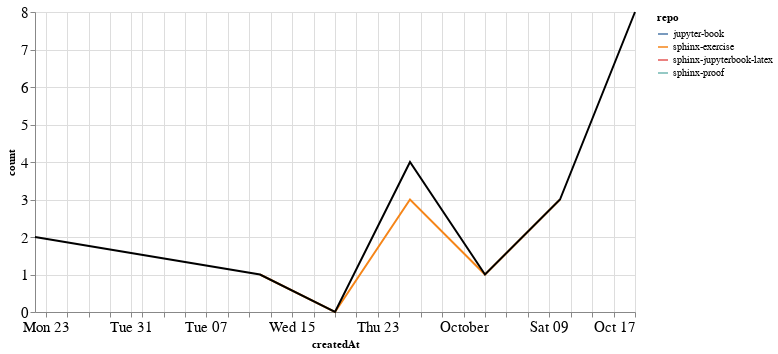

This figure's notebook cell:
### Markdown cell above
### Comments

### Code cell
comments_time = comments.groupby('repo').resample('W', on='createdAt').count()['author'].reset_index()
comments_time = comments_time.rename(columns={'author': 'count'})
comments_time_total = comments_time.groupby('createdAt').agg({"count": "sum"}).reset_index()
ch1 = alt.Chart(comments_time, width=600).mark_line().encode(
    x='createdAt',
    y='count',
    color='repo',
    tooltip="repo"
)

ch2 = alt.Chart(comments_time_total, width=600).mark_line(color="black").encode(
    x='createdAt',
    y='count',
)

ch1 + ch2

### Figure 1 — Vega-Lite specification as saved in the notebook (floating-point values rounded to 4 significant figures)
{"config": {"axisLeft": {"labelFontSize": 15}, "axisBottom": {"labelFontSize": 15}}, "layer": [{"data": {"name": "data-555ca9eaf1e6e0dfe7ca45fdabfab9e1"}, "mark": "line", "encoding": {"color": {"type": "nominal", "field": "repo"}, "tooltip": {"type": "nominal", "field": "repo"}, "x": {"type": "temporal", "field": "createdAt"}, "y": {"type": "quantitative", "field": "count"}}, "width": 600}, {"data": {"name": "data-ffb3beba6efd02b1623f04a024c69700"}, "mark": {"type": "line", "color": "black"}, "encoding": {"x": {"type": "temporal", "field": "createdAt"}, "y": {"type": "quantitative", "field": "count"}}, "width": 600}], "$schema": "https://vega.github.io/schema/vega-lite/v4.8.1.json", "datasets": {"data-555ca9eaf1e6e0dfe7ca45fdabfab9e1": [{"repo": "jupyter-book", "createdAt": "2021-10-17T00:00:00", "count": 8}, {"repo": "sphinx-exercise", "createdAt": "2021-09-12T00:00:00", "count": 1}, {"repo": "sphinx-exercise", "createdAt": "2021-09-19T00:00:00", "count": 0}, {"repo": "sphinx-exercise", "createdAt": "2021-09-26T00:00:00", "count": 3}, {"repo": "sphinx-exercise", "createdAt": "2021-10-03T00:00:00", "count": 1}, {"repo": "sphinx-exercise", "createdAt": "2021-10-10T00:00:00", "count": 3}, {"repo": "sphinx-jupyterbook-latex", "createdAt": "2021-09-26T00:00:00", "count": 1}, {"repo": "sphinx-proof", "createdAt": "2021-08-22T00:00:00", "count": 2}], "data-ffb3beba6efd02b1623f04a024c69700": [{"createdAt": "2021-08-22T00:00:00", "count": 2}, {"createdAt": "2021-09-12T00:00:00", "count": 1}, {"createdAt": "2021-09-19T00:00:00", "count": 0}, {"createdAt": "2021-09-26T00:00:00", "count": 4}, {"createdAt": "2021-10-03T00:00:00", "count": 1}, {"createdAt": "2021-10-10T00:00:00", "count": 3}, {"createdAt": "2021-10-17T00:00:00", "count": 8}]}}
